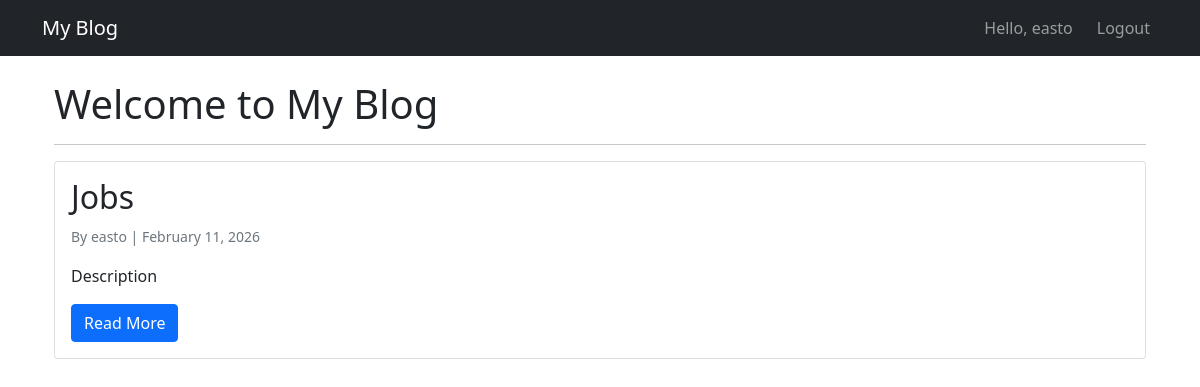
The app's page / (signed in) with its own data.
### users/models.py (models this page shows, shortened)
class CustomUser(AbstractUser):
    class Role(models.TextChoices):
        ADMIN = 'admin', _('Admin')
        AUTHOR = 'author', _('Author')
        READER = 'reader', _('Reader')
    bio = models.TextField(max_length=500, blank=True)
    location = models.CharField(max_length=30, blank=True)
    birth_date = models.DateField(null=True, blank=True)
    profile_image = models.ImageField(upload_to='profile_pics/', blank=True)
    role = models.CharField(
        max_length=10,
        choices=Role.choices,
        default=Role.READER
    )
    email_verified = models.BooleanField(default=False)
    email_verification_token = models.CharField(max_length=100, blank=True)
    email_verification_sent_at = models.DateTimeField(null=True, blank=True)

### blog/models.py (models this page shows, shortened)
class Post(models.Model):
    STATUS_CHOICES = (
        ('draft', 'Draft'),
        ('published', 'Published'),
    )
    title = models.CharField(max_length=200)
    slug = models.SlugField(max_length=250, unique_for_date='created_at')
    content = models.TextField()
    author = models.ForeignKey(
        settings.AUTH_USER_MODEL,
        on_delete=models.CASCADE,
        related_name='blog_posts'
    )
    category = models.ForeignKey(
        Category,
        on_delete=models.SET_NULL,
        null=True,
        blank=True,
        related_name='posts'
    )
    tags = models.ManyToManyField(
        Tag,
        blank=True,
        related_name='posts'
    )
    status = models.CharField(
        max_length=10,
        choices=STATUS_CHOICES,
        default='draft'
    )
    cover_image = models.ImageField(
        upload_to='post_covers/',
        blank=True,
        null=True
    )
    views_count = models.PositiveIntegerField(default=0)
    created_at = models.DateTimeField(default=timezone.now)
    updated_at = models.DateTimeField(auto_now=True)
    published_at = models.DateTimeField(blank=True, null=True)
    class Meta:
        ordering = ('-published_at', '-created_at')
        indexes = [
            models.Index(fields=['-published_at']),
            models.Index(fields=['status']),
        ]

### blog/views.py (the view)
# urls.py: path('', views.home, name='home'),
def home(request):
    posts = Post.objects.filter(status='published').order_by('-published_at')[:5]
    return render(request, 'blog/home.html', {'posts': posts})

### templates/blog/home.html
{% extends 'base.html' %}
{% block content %}
<div class="container mt-4">
    <h1>Welcome to My Blog</h1>
    <hr>
    {% for post in posts %}
    <div class="card mb-4">
        <div class="card-body">
            <h2 class="card-title">{{ post.title }}</h2>
            <p class="card-text">
                <small class="text-muted">
                    By {{ post.author.username }} | {{ post.created_at|date:"F d, Y" }}
                </small>
            </p>
            <p class="card-text">{{ post.content|truncatewords:50 }}</p>
            <a href="{% url 'blog:post_detail' pk=post.id %}" class="btn btn-primary">Read More</a>
        </div>
    </div>
    {% empty %}
    <div class="alert alert-info">
        <h4>No posts yet</h4>
        <p>Check back soon for new content!</p>
    </div>
    {% endfor %}
</div>
{% endblock %}

### templates/base.html (shortened to what this page needs)
<!DOCTYPE html>
<html lang="en">
<head>
    <link href="https://cdn.jsdelivr.net/npm/bootstrap@5.1.3/dist/css/bootstrap.min.css" rel="stylesheet">
</head>
<body>
    <nav class="navbar navbar-expand-lg navbar-dark bg-dark">
        <div class="container">
            <a class="navbar-brand" href="{% url 'blog:home' %}">My Blog</a>
            <div class="navbar-nav ms-auto">
                {% if user.is_authenticated %}
                <span class="navbar-text me-3">Hello, {{ user.username }}</span>
                <a class="nav-link" href="{% url 'logout' %}">Logout</a>
                {% else %}
                <a class="nav-link" href="{% url 'login' %}">Login</a>
                <a class="nav-link" href="{% url 'register' %}">Register</a>
                {% endif %}
            </div>
        </div>
    </nav>
    <div class="container">
        {% block content %}
        {% endblock %}
    </div>
</body>
</html>

### records on screen
CustomUser: username "easto"
Post: title "Jobs", author.username "easto", created_at "February 11, 2026", content "Description"
